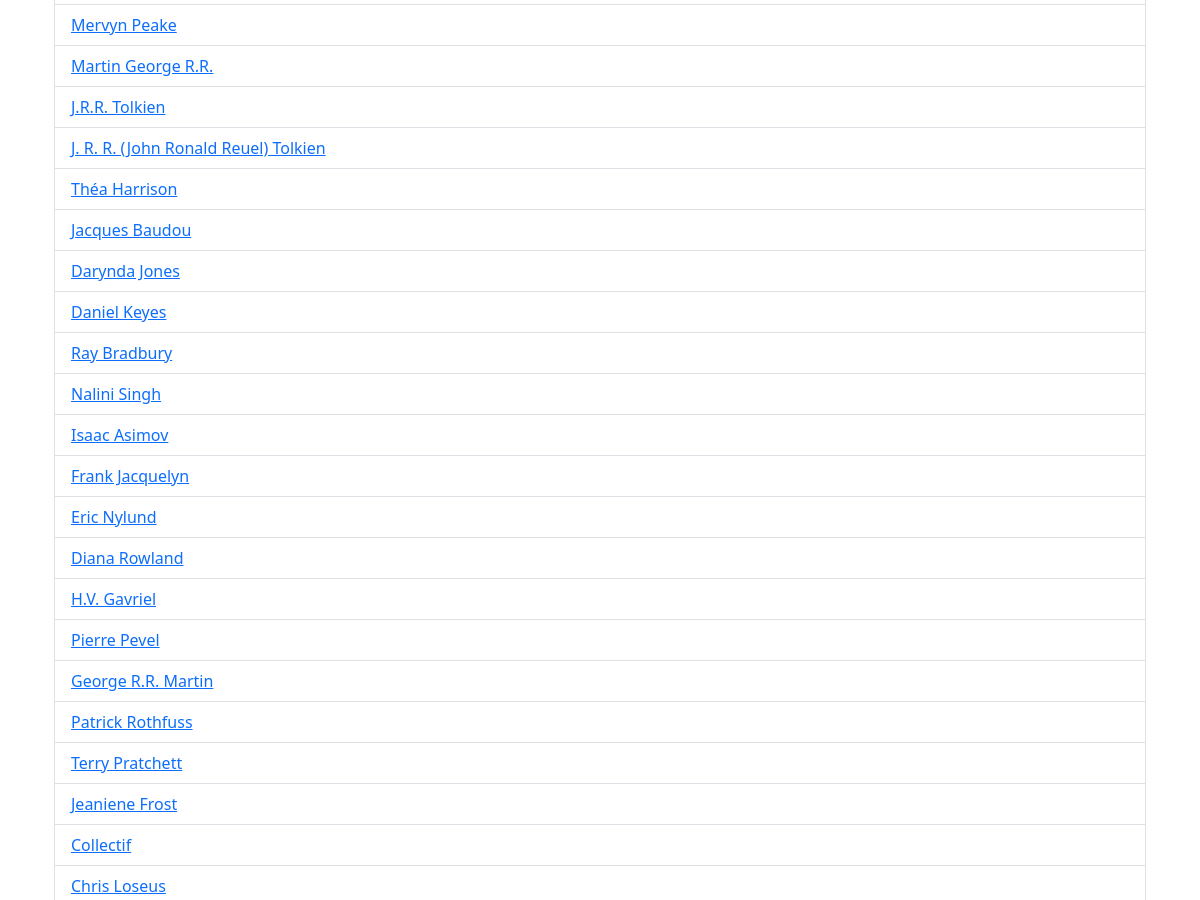
Page /authors (middle part) on the earlier database version.
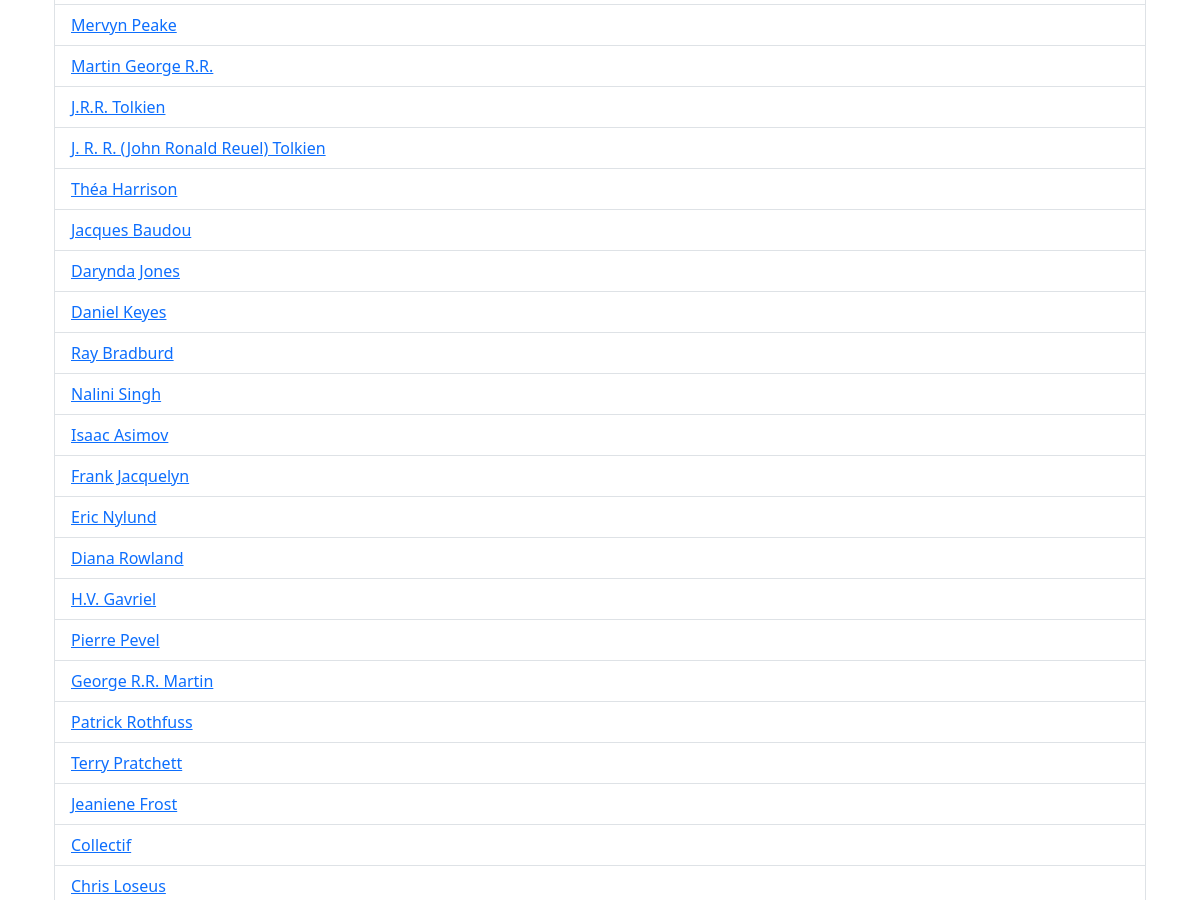
Same page on the later database version.
### tuto/models.py (models this page shows, shortened)
class Author (db.Model):
    id = db.Column(db.Integer, primary_key=True)
    name = db.Column(db.String(100))

### tuto/views.py (the view)
@app.route('/authors', methods=['GET'])
def list_authors():
    query = request.args.get('search')
    if query:
        authors = Author.query.filter(Author.name.ilike(f'%{query}%')).all()
    else:
        authors = Author.query.all()
    return render_template('list_author.html', authors=authors, search_route=url_for('list_authors'))

### tuto/app.py (called while the page is built)
@app.before_request
def clear_flash_messages():
    global flash_messages_cleared
    if not flash_messages_cleared:
        session.pop('_flashes', None)
        flash_messages_cleared = True

### tuto/templates/list_author.html (shortened to what this page needs)
{% extends "baseBS.html" %}
{% block styles %}
  {{ super() }}
  <link rel="stylesheet" href="{{ url_for('static', filename='home.css') }}">
{% endblock %}
{% block content %}
<div class="container mt-5">
    <ul class="list-group">
        {% for author in authors %}
        <li class="list-group-item d-flex justify-content-between align-items-center">
            <a href="{{ url_for('one_author', id=author.id) }}">{{ author.name }}</a>
            {% set author_books_count = author.books.all() | length %}
            <span class="badge badge-primary badge-pill">{{ author_books_count }}</span>
        </li>
        {% endfor %}
    </ul>
</div>
{% endblock %}

Differences in the rows shown:
changed Author: name "Ray Bradbury" → "Ray Bradburd"
